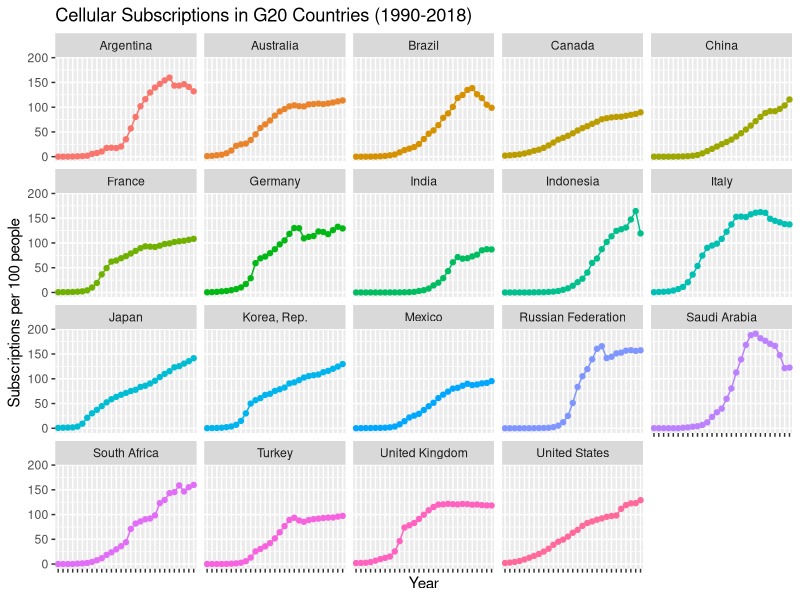

Generate this figure with R:
library(tidyverse)
library(data.table)
library(stringr)
library(ggplot2)

# master data frame 
# cell: utilization of mobile phone 
# inter: utilization of internet 
# gdp: udp growth
cell <- fread('API_IT.CEL.SETS.P2_DS2_en_csv_v2_887311.csv')
inter <- fread('API_IT.NET.USER.ZS_DS2_en_csv_v2_889089.csv')
gdp <- fread('API_NY.GDP.MKTP.KD.ZG_DS2_en_csv_v2_936081.csv')

# g20: country codes for g20 (except EU)
g20 <- c('AUS', 'CAN', 'USA', 'SAU', 'IND', 'RUS', 'ZAF', 'TUR', 'ARG',
         'BRA', 'MEX', 'FRA', 'DEU', 'ITA', 'GBR', 'IDN', 'JPN', 'KOR', 'CHN') 

# data cleaning for cell data 
cell_names <- as.vector(as.character(cell[1, ]))
names(cell) <- cell_names
cell1 <- cell[-1, ]

cell2 <- cell1 %>% 
        select('Country Name', 
               'Country Code', 
               'Indicator Name',
               'Indicator Code',
               as.character(1980:2019))
cell3 <- cell2[, -'2019']

cell4 <- cell3 %>% filter(cell3[[2]] %in% g20)
cell5 <- gather(cell4, Year, 
                Per_100_people, 
                -c('Country Name', 'Country Code', 'Indicator Name', 'Indicator Code'))

cell6 <- cell5 %>% filter(Year %in% as.character(1990:2018))

# plotting: cellular subscription in 1990-2018
plot_by_time_cell <- ggplot(cell6, aes(x = Year, y = Per_100_people, group = cell6[[1]])) + 
        geom_line(aes(color = cell6[[1]])) + 
        geom_point(aes(color = cell6[[1]])) + 
        ylab('Subscriptions per 100 people') + 
        ggtitle('Cellular Subscriptions in G20 Countries (1990-2018)') +
        theme(legend.title = element_blank(), axis.text.x=element_blank())  + 
        facet_wrap(~ cell6[[1]]) + 
        theme(legend.position = "none") 


# data cleaning for gdp
gdp1 <- gdp[ ,-c('V64', 'V65')]
g_name <- as.character(gdp1[1, c(1:4, 35:63)])
gdp2 <- gdp1[-1, c(1:4, 35:63)]
names(gdp2) <- g_name
